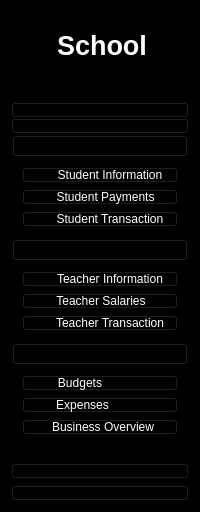
    <widget class="QWidget" name="icon_text_widget" native="true">
     <property name="styleSheet">
      <string notr="true">QWidget{
	background-color: black;
	color: white;
}

QPushButtons {
	height: 30px;
	border: none;
}</string>
     </property>
     <layout class="QVBoxLayout" name="verticalLayout_11">
      <property name="topMargin">
       <number>30</number>
      </property>
      <item>
       <layout class="QHBoxLayout" name="horizontalLayout">
        <item>
         <widget class="QLabel" name="label">
          <property name="maximumSize">
           <size>
            <width>40</width>
            <height>40</height>
           </size>
          </property>
          <property name="text">
           <string/>
          </property>
          <property name="pixmap">
           <pixmap resource="resources.qrc">:/icons/logo.png</pixmap>
          </property>
          <property name="scaledContents">
           <bool>true</bool>
          </property>
         </widget>
        </item>
        <item>
         <widget class="QLabel" name="label_3">
          <property name="font">
           <font>
            <pointsize>20</pointsize>
            <weight>75</weight>
            <bold>true</bold>
           </font>
          </property>
          <property name="text">
           <string>School</string>
          </property>
         </widget>
        </item>
       </layout>
      </item>
      <item>
       <layout class="QVBoxLayout" name="verticalLayout_7">
        <property name="spacing">
         <number>0</number>
        </property>
        <property name="topMargin">
         <number>35</number>
        </property>
        <item>
         <widget class="QPushButton" name="dashboard_2">
          <property name="styleSheet">
           <string notr="true">QPushButton {
	padding-left: -60px;
}

QPushButton::checked {
	background-color: white;
	border-radius: 2px;
}</string>
          </property>
          <property name="text">
           <string/>
          </property>
          <property name="icon">
           <iconset resource="resources.qrc">
            <normaloff>:/icons/dashboard2.png</normaloff>
            <normalon>:/icons/dashboard1.png</normalon>:/icons/dashboard2.png</iconset>
          </property>
          <property name="iconSize">
           <size>
            <width>100</width>
            <height>60</height>
           </size>
          </property>
          <property name="checkable">
           <bool>true</bool>
          </property>
         </widget>
        </item>
        <item>
         <widget class="QPushButton" name="institution_2">
          <property name="styleSheet">
           <string notr="true">QPushButton {
	padding-left: -65px;
}

QPushButton:checked {
	background-color: white;
	border-radius: 3px;
}</string>
          </property>
          <property name="text">
           <string/>
          </property>
          <property name="icon">
           <iconset resource="resources.qrc">
            <normaloff>:/icons/institution2.png</normaloff>
            <normalon>:/icons/institution1.png</normalon>:/icons/institution2.png</iconset>
          </property>
          <property name="iconSize">
           <size>
            <width>95</width>
            <height>45</height>
           </size>
          </property>
          <property name="checkable">
           <bool>true</bool>
          </property>
         </widget>
        </item>
        <item>
         <widget class="QFrame" name="students">
          <property name="frameShape">
           <enum>QFrame::StyledPanel</enum>
          </property>
          <property name="frameShadow">
           <enum>QFrame::Raised</enum>
          </property>
          <layout class="QVBoxLayout" name="verticalLayout_4">
           <property name="spacing">
            <number>0</number>
           </property>
           <property name="leftMargin">
            <number>0</number>
           </property>
           <property name="topMargin">
            <number>0</number>
           </property>
           <property name="rightMargin">
            <number>0</number>
           </property>
           <property name="bottomMargin">
            <number>0</number>
           </property>
           <item>
            <widget class="QPushButton" name="student_2">
             <property name="styleSheet">
              <string notr="true"/>
             </property>
             <property name="text">
              <string/>
             </property>
             <property name="icon">
              <iconset resource="resources.qrc">
               <normaloff>:/icons/students3.png</normaloff>
               <normalon>:/icons/students4.png</normalon>:/icons/students3.png</iconset>
             </property>
             <property name="iconSize">
              <size>
               <width>200</width>
               <height>60</height>
              </size>
             </property>
             <property name="checkable">
              <bool>true</bool>
             </property>
            </widget>
           </item>
           <item>
            <widget class="QFrame" name="students_dropdown">
             <property name="frameShape">
              <enum>QFrame::StyledPanel</enum>
             </property>
             <property name="frameShadow">
              <enum>QFrame::Raised</enum>
             </property>
             <layout class="QVBoxLayout" name="verticalLayout">
              <item>
               <widget class="QPushButton" name="student_info">
                <property name="styleSheet">
                 <string notr="true">QPushButton {
	padding-left: 20px;
}

QPushButton:hover {
	color:#12B298
}</string>
                </property>
                <property name="text">
                 <string>Student Information</string>
                </property>
                <property name="checkable">
                 <bool>true</bool>
                </property>
               </widget>
              </item>
              <item>
               <widget class="QPushButton" name="student_payment">
                <property name="styleSheet">
                 <string notr="true">QPushButton {
	padding-left: 11px;
}

QPushButton:hover {
	color:#12B298
}</string>
                </property>
                <property name="text">
                 <string>Student Payments</string>
                </property>
                <property name="checkable">
                 <bool>true</bool>
                </property>
               </widget>
              </item>
              <item>
               <widget class="QPushButton" name="student_transaction">
                <property name="styleSheet">
                 <string notr="true">QPushButton {
	padding-left: 20px;
}

QPushButton:hover {
	color:#12B298
}</string>
                </property>
                <property name="text">
                 <string>Student Transaction</string>
                </property>
                <property name="checkable">
                 <bool>true</bool>
                </property>
               </widget>
              </item>
             </layout>
            </widget>
           </item>
          </layout>
         </widget>
        </item>
        <item>
         <widget class="QFrame" name="teachers">
          <property name="frameShape">
           <enum>QFrame::StyledPanel</enum>
          </property>
          <property name="frameShadow">
           <enum>QFrame::Raised</enum>
          </property>
          <layout class="QVBoxLayout" name="verticalLayout_5">
           <property name="spacing">
            <number>0</number>
           </property>
           <property name="leftMargin">
            <number>0</number>
           </property>
           <property name="topMargin">
            <number>0</number>
           </property>
           <property name="rightMargin">
            <number>0</number>
           </property>
           <property name="bottomMargin">
            <number>0</number>
           </property>
           <item>
            <widget class="QPushButton" name="teacher_2">
             <property name="styleSheet">
              <string notr="true"/>
             </property>
             <property name="text">
              <string/>
             </property>
             <property name="icon">
              <iconset resource="resources.qrc">
               <normaloff>:/icons/teachers3.png</normaloff>
               <normalon>:/icons/teachers4.png</normalon>:/icons/teachers3.png</iconset>
             </property>
             <property name="iconSize">
              <size>
               <width>200</width>
               <height>60</height>
              </size>
             </property>
             <property name="checkable">
              <bool>true</bool>
             </property>
            </widget>
           </item>
           <item>
            <widget class="QFrame" name="teachers_dropdown">
             <property name="frameShape">
              <enum>QFrame::StyledPanel</enum>
             </property>
             <property name="frameShadow">
              <enum>QFrame::Raised</enum>
             </property>
             <layout class="QVBoxLayout" name="verticalLayout_2">
              <item>
               <widget class="QPushButton" name="teacher_info">
                <property name="styleSheet">
                 <string notr="true">QPushButton {
	padding-left: 20px;
}

QPushButton:hover {
	color:#12B298
}</string>
                </property>
                <property name="text">
                 <string>Teacher Information</string>
                </property>
                <property name="checkable">
                 <bool>true</bool>
                </property>
               </widget>
              </item>
              <item>
               <widget class="QPushButton" name="teacher_salaries">
                <property name="styleSheet">
                 <string notr="true">QPushButton {
	padding-left: 2px;
}

QPushButton:hover {
	color:#12B298
}</string>
                </property>
                <property name="text">
                 <string>Teacher Salaries</string>
                </property>
                <property name="checkable">
                 <bool>true</bool>
                </property>
               </widget>
              </item>
              <item>
               <widget class="QPushButton" name="teacher_transaction">
                <property name="styleSheet">
                 <string notr="true">QPushButton {
	padding-left: 20px;
}

QPushButton:hover {
	color:#12B298
}</string>
                </property>
                <property name="text">
                 <string>Teacher Transaction</string>
                </property>
                <property name="checkable">
                 <bool>true</bool>
                </property>
               </widget>
              </item>
             </layout>
            </widget>
           </item>
          </layout>
         </widget>
        </item>
        <item>
         <widget class="QFrame" name="finances">
          <property name="frameShape">
           <enum>QFrame::StyledPanel</enum>
          </property>
          <property name="frameShadow">
           <enum>QFrame::Raised</enum>
          </property>
          <layout class="QVBoxLayout" name="verticalLayout_6">
           <property name="spacing">
            <number>0</number>
           </property>
           <property name="leftMargin">
            <number>0</number>
           </property>
           <property name="topMargin">
            <number>0</number>
           </property>
           <property name="rightMargin">
            <number>0</number>
           </property>
           <property name="bottomMargin">
            <number>0</number>
           </property>
           <item>
            <widget class="QPushButton" name="fianance_2">
             <property name="styleSheet">
              <string notr="true"/>
             </property>
             <property name="text">
              <string/>
             </property>
             <property name="icon">
              <iconset resource="resources.qrc">
               <normaloff>:/icons/finances3.png</normaloff>:/icons/finances3.png</iconset>
             </property>
             <property name="iconSize">
              <size>
               <width>200</width>
               <height>60</height>
              </size>
             </property>
             <property name="checkable">
              <bool>true</bool>
             </property>
            </widget>
           </item>
           <item>
            <widget class="QFrame" name="finances_dropdown">
             <property name="frameShape">
              <enum>QFrame::StyledPanel</enum>
             </property>
             <property name="frameShadow">
              <enum>QFrame::Raised</enum>
             </property>
             <layout class="QVBoxLayout" name="verticalLayout_3">
              <item>
               <widget class="QPushButton" name="budgets">
                <property name="styleSheet">
                 <string notr="true">QPushButton {
	padding-left: -40px;
}

QPushButton:hover {
	color:#12B298
}</string>
                </property>
                <property name="text">
                 <string>Budgets</string>
                </property>
                <property name="checkable">
                 <bool>true</bool>
                </property>
               </widget>
              </item>
              <item>
               <widget class="QPushButton" name="expenses">
                <property name="styleSheet">
                 <string notr="true">QPushButton {
	padding-left: -35px;
}

QPushButton:hover {
	color:#12B298
}</string>
                </property>
                <property name="text">
                 <string>Expenses</string>
                </property>
                <property name="checkable">
                 <bool>true</bool>
                </property>
               </widget>
              </item>
              <item>
               <widget class="QPushButton" name="businessOverview">
                <property name="styleSheet">
                 <string notr="true">QPushButton {
	padding-left: 6px;
}

QPushButton:hover {
	color:#12B298
}</string>
                </property>
                <property name="text">
                 <string>Business Overview</string>
                </property>
                <property name="checkable">
                 <bool>true</bool>
                </property>
               </widget>
              </item>
             </layout>
            </widget>
           </item>
          </layout>
         </widget>
        </item>
       </layout>
      </item>
      <item>
       <spacer name="verticalSpacer">
        <property name="orientation">
         <enum>Qt::Vertical</enum>
        </property>
        <property name="sizeHint" stdset="0">
         <size>
          <width>20</width>
          <height>11</height>
         </size>
        </property>
       </spacer>
      </item>
      <item>
       <layout class="QVBoxLayout" name="verticalLayout_8">
        <item>
         <widget class="QPushButton" name="settings_2">
          <property name="styleSheet">
           <string notr="true">QPushButton {
	padding-left: -60px;
}

QPushButton:checked {
	background-color: white;
	border-radius: 3px;
}</string>
          </property>
          <property name="text">
           <string/>
          </property>
          <property name="icon">
           <iconset resource="resources.qrc">
            <normaloff>:/icons/settings2.png</normaloff>
            <normalon>:/icons/settings1.png</normalon>:/icons/settings2.png</iconset>
          </property>
          <property name="iconSize">
           <size>
            <width>100</width>
            <height>60</height>
           </size>
          </property>
          <property name="checkable">
           <bool>true</bool>
          </property>
         </widget>
        </item>
        <item>
         <widget class="QPushButton" name="signout_2">
          <property name="styleSheet">
           <string notr="true">QPushButton {
	padding-left: -60px;
}

QPushButton:checked {
	background-color: white;
	border-radius: 3px;
}</string>
          </property>
          <property name="text">
           <string/>
          </property>
          <property name="icon">
           <iconset resource="resources.qrc">
            <normaloff>:/icons/signout2.png</normaloff>
            <normalon>:/icons/signout1.png</normalon>:/icons/signout2.png</iconset>
          </property>
          <property name="iconSize">
           <size>
            <width>100</width>
            <height>60</height>
           </size>
          </property>
          <property name="checkable">
           <bool>true</bool>
          </property>
         </widget>
        </item>
       </layout>
      </item>
     </layout>
    </widget>
